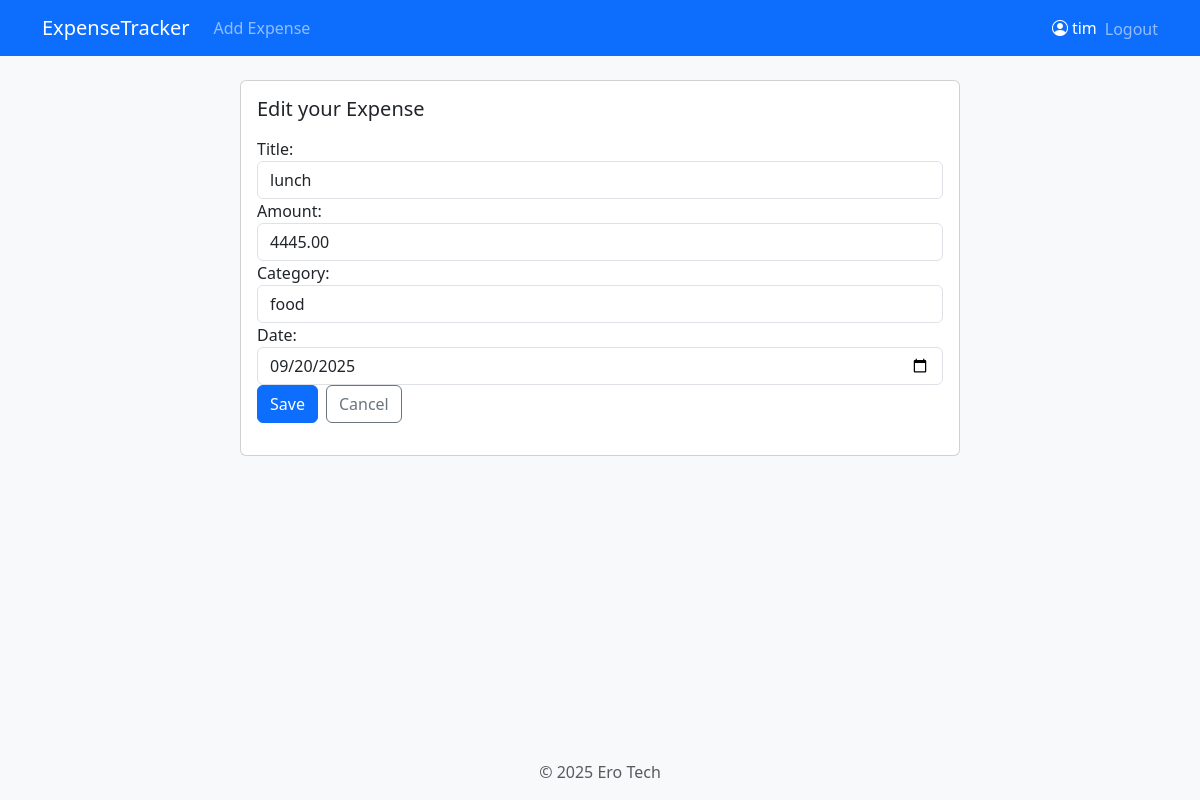
The page /expenses/edit/8/ (signed in) on the database its author committed.
### expenses/models.py (models this page shows, shortened)
class Expense(models.Model):
    user = models.ForeignKey(User, on_delete=models.CASCADE, null=True, blank=True)
    title = models.CharField(max_length=100)
    amount = models.DecimalField(max_digits=10, decimal_places=2)
    category =models.CharField(max_length=50)
    date = models.DateField()
    created_at = models.DateTimeField(auto_now_add=True)

### expenses/views.py (the view)
# urls.py: path('edit/<int:pk>/', views.edit_expense, name='edit_expense'),
@login_required
def edit_expense(request, pk):
    expense = get_object_or_404(Expense, pk=pk, user=request.user)
    if request.method == 'POST':
        form = ExpenseForm(request.POST, instance=expense)
        if form.is_valid():
            form.save()
            messages.success(request, "Expense updated successfully.")
            return redirect('expense_list')
    else:
        form = ExpenseForm(instance=expense)
    return render(request, 'expenses/edit_expense.html', {'form': form, 'expense': expense})

### expenses/forms.py
class ExpenseForm(forms.ModelForm):
    class Meta:
        model = Expense
        fields = ['title', 'amount', 'category', 'date']
        widgets = {
            'title': forms.TextInput(attrs={'class': 'form-control', 'placeholder': 'e.g., Lunch at KFC'}),
            'amount': forms.NumberInput(attrs={'class': 'form-control', 'step': '0.01', 'placeholder': '0.00'}),
            'category': forms.TextInput(attrs={'class': 'form-control', 'placeholder': 'Food, Transport...'}),
            'date': forms.DateInput(attrs={'class': 'form-control', 'type': 'date'}),
        }

### expenses/templates/expenses/edit_expense.html (shortened to what this page needs)
{% extends 'base.html' %}
{% block content %}
<div class="card mx-auto" style="max-width:720px;">
  <div class="card-body">
    <h2 class="h5 mb-3">Edit your Expense</h2>
    <form method="post" novalidate>
      {% for field in form %}
        <div class="mb-3">
          {{ field.label_tag }}
          {{ field }}
          {% endfor %}
          <div class="d-flex gap-2">
        <button type="submit" class="btn btn-primary">Save</button>
        <a class="btn btn-outline-secondary" href="{% url 'expense_list' %}">Cancel</a>
      </div>
      </form>
  </div>
</div>
{% endblock %}

### templates/base.html (shortened to what this page needs)
<!DOCTYPE html>
<html lang="en">
<head>
  <link href="https://cdn.jsdelivr.net/npm/bootstrap@5.3.2/dist/css/bootstrap.min.css" rel="stylesheet">
  <link href="https://cdn.jsdelivr.net/npm/bootstrap-icons@1.10.5/font/bootstrap-icons.css" rel="stylesheet">
</head>
<body class="d-flex flex-column min-vh-100 bg-light">
  <nav class="navbar navbar-expand-lg navbar-dark bg-primary">
    <div class="container">
      <a class="navbar-brand" href="{% url 'expense_list' %}">ExpenseTracker</a>
      <div class="collapse navbar-collapse" id="navCollapse">
        <ul class="navbar-nav me-auto mb-2 mb-lg-0">
          {% if user.is_authenticated %}
            <li class="nav-item">
              <a class="nav-link" href="{% url 'add_expense' %}">Add Expense</a>
            </li>
          {% endif %}
        </ul>
        <ul class="navbar-nav ms-auto">
          {% if user.is_authenticated %}
            <li class="nav-item d-flex align-items-center me-2 text-white">
              <i class="bi bi-person-circle me-1"></i> {{ user.username }}
            </li>
            <li class="nav-item">
            <form method="post" action="{% url 'logout' %}">
              <button type="submit" class="btn btn-link nav-link" style="display:inline; padding:0; border:none; background:none;">
                Logout
              </button>
            </form>
          </li>
          {% endif %}
        </ul>
      </div>
    </div>
  </nav>
  <main class="container py-4 flex-grow-1">
    {% block content %}{% endblock %}
  </main>
  <footer class="text-center py-3 text-muted mt-auto">
    © {% now "Y" %} Ero Tech
  </footer>
</body>
</html>

### rows shown on the page
Expense: form "lunch" "4445.00" "food" "09/20/2025"

### other values the page prints
{{ user.username }} "tim"
{{ field.label_tag }} "Title:" "Amount:" "Category:" "Date:"
